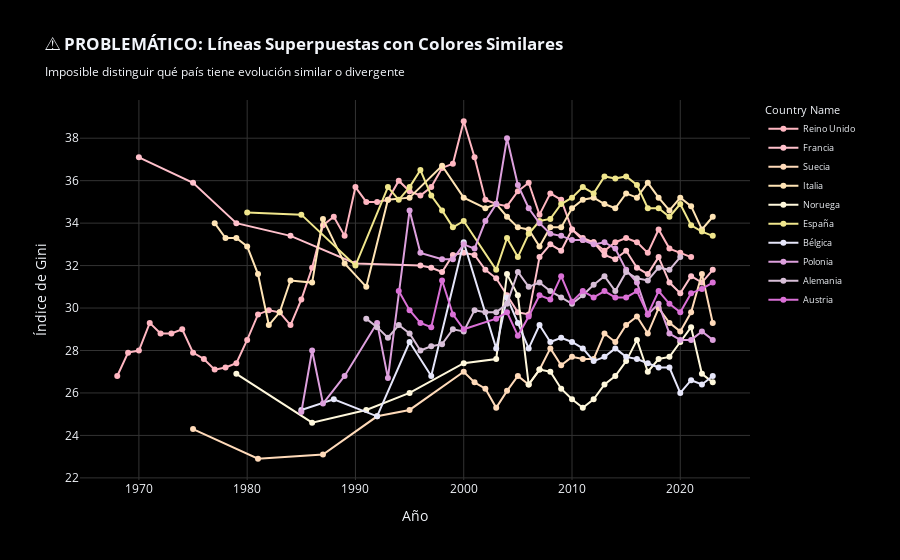

The notebook cell saved with this chart:
### Markdown cell above
## Parte 2: Interpretación de Gini en diferentes contextos

### Ejercicio 1: Países con evolución similar vs. divergente

**Objetivo**: Identificar países con evolución similar o divergente en términos de desigualdad.

**Problema a identificar**: Gráfico con líneas superpuestas y colores similares, dificultando el seguimiento de cada país.

### Code cell
# ==========================================================
# ⚠️ EJERCICIO 1 - PROBLEMA: Líneas superpuestas con colores similares
# ==========================================================
print("⚠️ EJERCICIO 1: Problema de líneas superpuestas y colores similares")
print("   Esto dificulta identificar países con evolución similar vs. divergente")

# Seleccionar países que queremos comparar (algunos con evolución similar, otros divergente)
PAISES_COMPARACION = ['Reino Unido', 'Francia', 'Italia', 'Noruega', 'Suecia', 
                      'Alemania', 'España', 'Polonia', 'Bélgica', 'Austria']

df_comparacion = df_paises_europeos[df_paises_europeos['Country Name'].isin(PAISES_COMPARACION)].copy()

# ⚠️ PROBLEMA: Colores muy similares en tonos pastel que se confunden
COLOR_PALETTE_SUPERPUESTA = [
    '#FFB6C1',  # Rosa claro
    '#FFC0CB',  # Rosa
    '#FFDAB9',  # Melocotón claro
    '#FFE4B5',  # Mocasín
    '#FFF8DC',  # Beige
    '#F0E68C',  # Caqui
    '#E6E6FA',  # Lavanda
    '#DDA0DD',  # Ciruela
    '#D8BFD8',  # Cardo
    '#DA70D6'   # Orquídea
]

fig_superpuesta = px.line(
    df_comparacion.sort_values('Year'),
    x='Year',
    y='Value',
    color='Country Name',
    color_discrete_sequence=COLOR_PALETTE_SUPERPUESTA,  # ⚠️ Colores muy similares
    markers=True,
    title='<b>⚠️ PROBLEMÁTICO: Líneas Superpuestas con Colores Similares</b><br><sub>Imposible distinguir qué país tiene evolución similar o divergente</sub>',
    labels={'Value': 'Índice de Gini', 'Year': 'Año'}
)

# ⚠️ También truncar el eje Y
gini_min_comp = df_comparacion['Value'].min()
gini_max_comp = df_comparacion['Value'].max()

fig_superpuesta.update_layout(
    template='plotly_dark',
    plot_bgcolor='black',
    paper_bgcolor='black',
    yaxis=dict(
        range=[gini_min_comp - 1, gini_max_comp + 1],  # ⚠️ Truncado
        gridcolor='#333'
    ),
    xaxis=dict(gridcolor='#333'),
    legend=dict(
        orientation="v",
        yanchor="top",
        y=1,
        xanchor="left",
        x=1.02,
        font=dict(size=9)  # ⚠️ Leyenda pequeña
    ),
    margin=dict(r=150)
)

fig_superpuesta.show()

print(f"\n⚠️ Problemas identificados:")
print(f"   1. {len(PAISES_COMPARACION)} países con colores pastel muy similares")
print(f"   2. Líneas completamente superpuestas - imposible seguir cada país")
print(f"   3. No se puede identificar qué países tienen evolución similar")
print(f"   4. No se puede identificar qué países tienen evolución divergente")
print(f"   5. Eje Y truncado: [{gini_min_comp - 1:.1f}, {gini_max_comp + 1:.1f}]")

### Figure 1 — Plotly figure (JSON) as saved in the notebook; plotly's stock layout.template omitted (floating-point values rounded to 4 significant figures)
{"data": [{"hovertemplate": "Country Name=Reino Unido<br>Año=%{x}<br>Índice de Gini=%{y}<extra></extra>", "legendgroup": "Reino Unido", "line": {"color": "#FFB6C1", "dash": "solid"}, "marker": {"symbol": "circle"}, "mode": "lines+markers", "name": "Reino Unido", "orientation": "v", "showlegend": true, "x": [1968, 1969, 1970, 1971, 1972, 1973, 1974, 1975, 1976, 1977, 1978, 1979, 1980, 1981, 1982, 1983, 1984, 1985, 1986, 1987, 1988, 1989, 1990, 1991, 1992, 1993, 1994, 1995, 1996, 1997, 1998, 1999, 2000, 2001, 2002, 2003, 2004, 2005, 2006, 2007, 2008, 2009, 2010, 2011, 2012, 2013, 2014, 2015, 2016, 2017, 2018, 2019, 2020, 2021], "xaxis": "x", "y": [26.8, 27.9, 28.0, 29.3, 28.8, 28.8, 29.0, 27.9, 27.6, 27.1, 27.2, 27.4, 28.5, 29.7, 29.9, 29.8, 29.2, 30.4, 31.9, 33.9, 34.3, 33.4, 35.7, 35.0, 35.0, 35.1, 36.0, 35.5, 35.3, 35.7, 36.6, 36.8, 38.8, 37.1, 35.1, 34.9, 34.8, 35.5, 35.9, 34.4, 35.4, 35.1, 33.7, 33.2, 33.1, 32.7, 33.1, 33.3, 33.1, 32.6, 33.7, 32.8, 32.6, 32.4], "yaxis": "y", "type": "scatter"}, {"hovertemplate": "Country Name=Francia<br>Año=%{x}<br>Índice de Gini=%{y}<extra></extra>", "legendgroup": "Francia", "line": {"color": "#FFC0CB", "dash": "solid"}, "marker": {"symbol": "circle"}, "mode": "lines+markers", "name": "Francia", "orientation": "v", "showlegend": true, "x": [1970, 1975, 1979, 1984, 1990, 1996, 1997, 1998, 1999, 2000, 2001, 2002, 2003, 2004, 2005, 2006, 2007, 2008, 2009, 2010, 2011, 2012, 2013, 2014, 2015, 2016, 2017, 2018, 2019, 2020, 2021, 2022, 2023], "xaxis": "x", "y": [37.1, 35.9, 34.0, 33.4, 32.1, 32.0, 31.9, 31.7, 32.5, 32.6, 32.5, 31.8, 31.4, 30.6, 29.8, 29.7, 32.4, 33.0, 32.7, 33.7, 33.3, 33.1, 32.5, 32.3, 32.7, 31.9, 31.6, 32.4, 31.2, 30.7, 31.5, 31.2, 31.8], "yaxis": "y", "type": "scatter"}, {"hovertemplate": "Country Name=Suecia<br>Año=%{x}<br>Índice de Gini=%{y}<extra></extra>", "legendgroup": "Suecia", "line": {"color": "#FFDAB9", "dash": "solid"}, "marker": {"symbol": "circle"}, "mode": "lines+markers", "name": "Suecia", "orientation": "v", "showlegend": true, "x": [1975, 1981, 1987, 1992, 1995, 2000, 2001, 2002, 2003, 2004, 2005, 2006, 2007, 2008, 2009, 2010, 2011, 2012, 2013, 2014, 2015, 2016, 2017, 2018, 2019, 2020, 2021, 2022, 2023], "xaxis": "x", "y": [24.3, 22.9, 23.1, 24.9, 25.2, 27.0, 26.5, 26.2, 25.3, 26.1, 26.8, 26.4, 27.1, 28.1, 27.3, 27.7, 27.6, 27.6, 28.8, 28.4, 29.2, 29.6, 28.8, 30.0, 29.3, 28.9, 29.8, 31.6, 29.3], "yaxis": "y", "type": "scatter"}, {"hovertemplate": "Country Name=Italia<br>Año=%{x}<br>Índice de Gini=%{y}<extra></extra>", "legendgroup": "Italia", "line": {"color": "#FFE4B5", "dash": "solid"}, "marker": {"symbol": "circle"}, "mode": "lines+markers", "name": "Italia", "orientation": "v", "showlegend": true, "x": [1977, 1978, 1979, 1980, 1981, 1982, 1983, 1984, 1986, 1987, 1989, 1991, 1993, 1995, 1998, 2000, 2002, 2003, 2004, 2005, 2006, 2007, 2008, 2009, 2010, 2011, 2012, 2013, 2014, 2015, 2016, 2017, 2018, 2019, 2020, 2021, 2022, 2023], "xaxis": "x", "y": [34.0, 33.3, 33.3, 32.9, 31.6, 29.2, 29.8, 31.3, 31.2, 34.2, 32.1, 31.0, 35.1, 35.2, 36.7, 35.2, 34.7, 34.9, 34.3, 33.8, 33.7, 32.9, 33.8, 33.8, 34.7, 35.1, 35.2, 34.9, 34.7, 35.4, 35.2, 35.9, 35.2, 34.6, 35.2, 34.8, 33.7, 34.3], "yaxis": "y", "type": "scatter"}, {"hovertemplate": "Country Name=Noruega<br>Año=%{x}<br>Índice de Gini=%{y}<extra></extra>", "legendgroup": "Noruega", "line": {"color": "#FFF8DC", "dash": "solid"}, "marker": {"symbol": "circle"}, "mode": "lines+markers", "name": "Noruega", "orientation": "v", "showlegend": true, "x": [1979, 1986, 1991, 1995, 2000, 2003, 2004, 2005, 2006, 2007, 2008, 2009, 2010, 2011, 2012, 2013, 2014, 2015, 2016, 2017, 2018, 2019, 2020, 2021, 2022, 2023], "xaxis": "x", "y": [26.9, 24.6, 25.2, 26.0, 27.4, 27.6, 31.6, 30.6, 26.4, 27.1, 27.0, 26.2, 25.7, 25.3, 25.7, 26.4, 26.8, 27.5, 28.5, 27.0, 27.6, 27.7, 28.4, 29.1, 26.9, 26.5], "yaxis": "y", "type": "scatter"}, {"hovertemplate": "Country Name=España<br>Año=%{x}<br>Índice de Gini=%{y}<extra></extra>", "legendgroup": "España", "line": {"color": "#F0E68C", "dash": "solid"}, "marker": {"symbol": "circle"}, "mode": "lines+markers", "name": "España", "orientation": "v", "showlegend": true, "x": [1980, 1985, 1990, 1993, 1994, 1995, 1996, 1997, 1998, 1999, 2000, 2003, 2004, 2005, 2006, 2007, 2008, 2009, 2010, 2011, 2012, 2013, 2014, 2015, 2016, 2017, 2018, 2019, 2020, 2021, 2022, 2023], "xaxis": "x", "y": [34.5, 34.4, 32.0, 35.7, 35.1, 35.7, 36.5, 35.3, 34.6, 33.8, 34.1, 31.8, 33.3, 32.4, 33.5, 34.1, 34.2, 34.9, 35.2, 35.7, 35.4, 36.2, 36.1, 36.2, 35.8, 34.7, 34.7, 34.3, 34.9, 33.9, 33.6, 33.4], "yaxis": "y", "type": "scatter"}, {"hovertemplate": "Country Name=Bélgica<br>Año=%{x}<br>Índice de Gini=%{y}<extra></extra>", "legendgroup": "Bélgica", "line": {"color": "#E6E6FA", "dash": "solid"}, "marker": {"symbol": "circle"}, "mode": "lines+markers", "name": "Bélgica", "orientation": "v", "showlegend": true, "x": [1985, 1988, 1992, 1995, 1997, 2000, 2003, 2004, 2005, 2006, 2007, 2008, 2009, 2010, 2011, 2012, 2013, 2014, 2015, 2016, 2017, 2018, 2019, 2020, 2021, 2022, 2023], "xaxis": "x", "y": [25.2, 25.7, 24.9, 28.4, 26.8, 33.1, 28.1, 30.5, 29.3, 28.1, 29.2, 28.4, 28.6, 28.4, 28.1, 27.5, 27.7, 28.1, 27.7, 27.6, 27.4, 27.2, 27.2, 26.0, 26.6, 26.4, 26.8], "yaxis": "y", "type": "scatter"}, {"hovertemplate": "Country Name=Polonia<br>Año=%{x}<br>Índice de Gini=%{y}<extra></extra>", "legendgroup": "Polonia", "line": {"color": "#DDA0DD", "dash": "solid"}, "marker": {"symbol": "circle"}, "mode": "lines+markers", "name": "Polonia", "orientation": "v", "showlegend": true, "x": [1985, 1986, 1987, 1989, 1992, 1993, 1995, 1996, 1998, 1999, 2000, 2001, 2002, 2003, 2004, 2005, 2006, 2007, 2008, 2009, 2010, 2011, 2012, 2013, 2014, 2015, 2016, 2017, 2018, 2019, 2020, 2021, 2022, 2023], "xaxis": "x", "y": [25.1, 28.0, 25.5, 26.8, 29.3, 26.7, 34.6, 32.6, 32.3, 32.3, 33.0, 32.8, 34.1, 34.9, 38.0, 35.8, 34.7, 34.0, 33.5, 33.4, 33.2, 33.2, 33.0, 33.1, 32.8, 31.8, 31.2, 29.7, 30.2, 28.8, 28.5, 28.5, 28.9, 28.5], "yaxis": "y", "type": "scatter"}, {"hovertemplate": "Country Name=Alemania<br>Año=%{x}<br>Índice de Gini=%{y}<extra></extra>", "legendgroup": "Alemania", "line": {"color": "#D8BFD8", "dash": "solid"}, "marker": {"symbol": "circle"}, "mode": "lines+markers", "name": "Alemania", "orientation": "v", "showlegend": true, "x": [1991, 1992, 1993, 1994, 1995, 1996, 1997, 1998, 1999, 2000, 2001, 2002, 2003, 2004, 2005, 2006, 2007, 2008, 2009, 2010, 2011, 2012, 2013, 2014, 2015, 2016, 2017, 2018, 2019, 2020], "xaxis": "x", "y": [29.5, 29.1, 28.6, 29.2, 28.8, 28.0, 28.2, 28.3, 29.0, 28.9, 29.9, 29.8, 29.8, 30.2, 31.7, 31.0, 31.2, 30.8, 30.5, 30.2, 30.6, 31.1, 31.5, 30.8, 31.7, 31.4, 31.3, 31.9, 31.8, 32.4], "yaxis": "y", "type": "scatter"}, {"hovertemplate": "Country Name=Austria<br>Año=%{x}<br>Índice de Gini=%{y}<extra></extra>", "legendgroup": "Austria", "line": {"color": "#DA70D6", "dash": "solid"}, "marker": {"symbol": "circle"}, "mode": "lines+markers", "name": "Austria", "orientation": "v", "showlegend": true, "x": [1994, 1995, 1996, 1997, 1998, 1999, 2000, 2003, 2004, 2005, 2006, 2007, 2008, 2009, 2010, 2011, 2012, 2013, 2014, 2015, 2016, 2017, 2018, 2019, 2020, 2021, 2022, 2023], "xaxis": "x", "y": [30.8, 29.9, 29.3, 29.1, 31.3, 29.7, 29.0, 29.5, 29.8, 28.7, 29.6, 30.6, 30.4, 31.5, 30.3, 30.8, 30.5, 30.8, 30.5, 30.5, 30.8, 29.7, 30.8, 30.2, 29.8, 30.7, 30.9, 31.2], "yaxis": "y", "type": "scatter"}], "layout": {"xaxis": {"anchor": "y", "domain": [0.0, 1.0], "title": {"text": "Año"}, "gridcolor": "#333"}, "yaxis": {"anchor": "x", "domain": [0.0, 1.0], "title": {"text": "Índice de Gini"}, "range": [21.9, 39.8], "gridcolor": "#333"}, "legend": {"title": {"text": "Country Name"}, "tracegroupgap": 0, "font": {"size": 9}, "orientation": "v", "yanchor": "top", "y": 1, "xanchor": "left", "x": 1.02}, "title": {"text": "<b>⚠️ PROBLEMÁTICO: Líneas Superpuestas con Colores Similares</b><br><sub>Imposible distinguir qué país tiene evolución similar o divergente</sub>"}, "margin": {"r": 150}, "plot_bgcolor": "black", "paper_bgcolor": "black"}}
